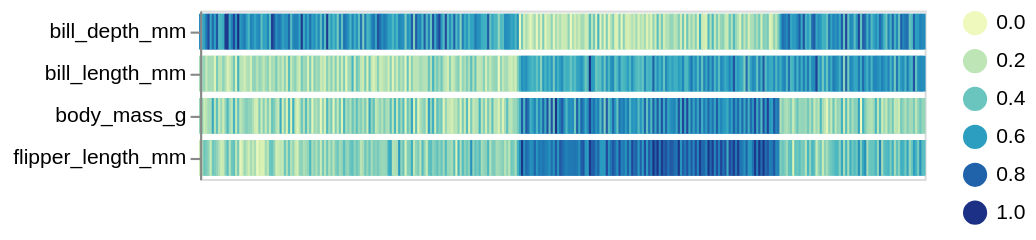

Notebook source saved alongside this figure:
### Markdown cell above
## Heatmaps

Heatmaps can be useful to quickly get an overview of the all the observations across all columns
in the dataset.

### Code cell
aly.heatmap(penguins)

### Figure 1 — Vega-Lite specification as saved in the notebook (floating-point values rounded to 4 significant figures; data arrays with more than 128 entries replaced by an {"elided": "..."} marker saying what was removed)
{"config": {"view": {"continuousWidth": 300, "continuousHeight": 300}}, "data": {"name": "data-30f574b37e561a21b5de80c6284b6be8"}, "mark": {"type": "rect", "height": 16}, "encoding": {"color": {"field": "value", "legend": {"orient": "right", "type": "gradient"}, "scale": {"scheme": "yellowgreenblue"}, "title": null, "type": "quantitative"}, "stroke": {"field": "value", "scale": {"scheme": "yellowgreenblue"}, "type": "quantitative"}, "tooltip": {"field": "value", "type": "quantitative"}, "x": {"axis": null, "field": "index", "title": null, "type": "ordinal"}, "y": {"field": "key", "title": null, "type": "nominal"}}, "transform": [{"window": [{"op": "count", "as": "index"}]}, {"fold": ["bill_length_mm", "bill_depth_mm", "flipper_length_mm", "body_mass_g"]}], "width": 344, "$schema": "https://vega.github.io/schema/vega-lite/v6.4.1.json", "datasets": {"data-30f574b37e561a21b5de80c6284b6be8": {"elided": "344 records"}}}
